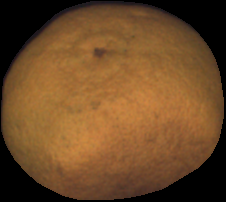
#> input picture data/mandarins/obj0000/im00.png, 226 x 202 px, given as the content of the folder ./data/tomatoes/obj0006, which was not available
$ python main-implementation.py
#> lines starting #> are read from the running program, lines starting #| are printed output that depends on the picture; after the words box and inside, x2 and y2 are one past the last pixel; in counts of white or black regions, pixels touching at a corner belong together; pictures that were not available may be replaced by others from this repository, and a replacement may not be noted
#> in projected_ellipse_axes, color_img is the input picture: shape (202, 226, 3); mean B, G, R 39.4, 73.5, 109
### utils/image_processing.py
import cv2
import numpy as np
from utils.draw_functions import *

def preprocess_img(image):
    green_channel = image[:, :, 1]  # Green channel is at index 1 (0 for blue, 2 for red)
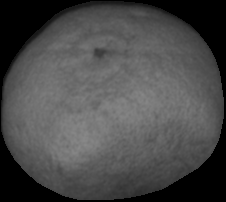
#> green_channel: shape (202, 226); min 0, max 136, mean 73.5
    preprocessed_image = green_channel

    # Step 2: Reduce image resolution by downsampling
    downsampling_factor = 1
    downsampled_image = cv2.resize(preprocessed_image, None, fx=1/downsampling_factor, fy=1/downsampling_factor, interpolation=cv2.INTER_AREA)

    # Step 3: Apply high-pass filtering using Gaussian blur
    sigma = 1.25
    blurred_image = cv2.GaussianBlur(downsampled_image, (0, 0), sigma)
    high_pass_image = downsampled_image - blurred_image
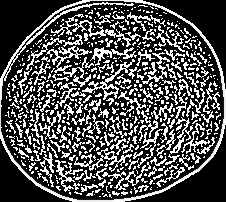
#> high_pass_image: shape (202, 226); min 0, max 255, mean 79.4
    return high_pass_image


# [11 lines left out: function define_l_points, not called in this run]

### main-implementation.py
from utils.image_processing import *
from utils.fruit_angle import *
from utils.z_coords import *
from utils.rotation_matrix import *
from utils.draw_functions import *
import angles_data.mandarins
import angles_data.tomatoes
import cv2
import os
import timeit

def projected_ellipse_axes(args):
    # POINT 3.1.1
    for image_name in args["image_files"]:
        file_path = os.path.join(args["path"], image_name)
        color_img = cv2.imread(file_path)
        img = preprocess_img(color_img)
        _, mask = cv2.threshold(img, 0, 255, cv2.THRESH_BINARY)
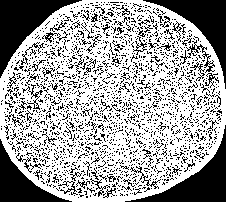
#> mask: shape (202, 226); 64% white; 1868 black regions (1794 under 20 px), largest, box (x1, y1, x2, y2) and area: (0, 0, 82, 78) 2327, (125, 125, 226, 202) 2179, (143, 0, 226, 89) 2038
#> (the run stopped early here; a loop or call above may not have finished)

$ run again, on data/mandarins/obj0001/im01.png
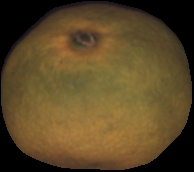
#> input picture data/mandarins/obj0001/im01.png, 194 x 172 px, given as the content of the folder ./data/tomatoes/obj0006, which was not available
#> in projected_ellipse_axes, color_img is the input picture: shape (172, 194, 3); mean B, G, R 38.6, 71.2, 90.4
#> in preprocess_img, `green_channel = image[:, :, 1]`:
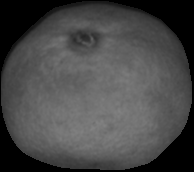
#> green_channel: shape (172, 194); min 0, max 131, mean 71.2
#> in projected_ellipse_axes, `_, mask = cv2.threshold(img, 0, 255, cv2.THRESH_BINARY)`:
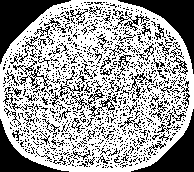
#> mask: shape (172, 194); 62.6% white; 1160 black regions (1072 under 20 px), largest, box (x1, y1, x2, y2) and area: (0, 0, 71, 64) 1626, (118, 0, 194, 74) 1510, (131, 109, 194, 172) 1261

$ run again, on data/mandarins/obj0000/im02.png
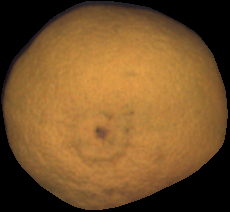
#> input picture data/mandarins/obj0000/im02.png, 230 x 212 px, given as the content of the folder ./data/tomatoes/obj0006, which was not available
#> in projected_ellipse_axes, color_img is the input picture: shape (212, 230, 3); mean B, G, R 41.9, 83, 118.7
#> in preprocess_img, `green_channel = image[:, :, 1]`:
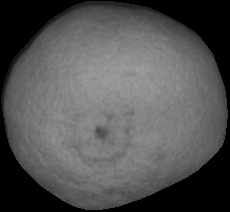
#> green_channel: shape (212, 230); min 0, max 159, mean 83
#> in projected_ellipse_axes, `_, mask = cv2.threshold(img, 0, 255, cv2.THRESH_BINARY)`:
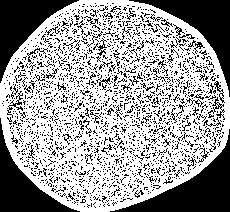
#> mask: shape (212, 230); 61.7% white; 1960 black regions (1884 under 20 px), largest, box (x1, y1, x2, y2) and area: (110, 129, 230, 212) 3173, (129, 0, 230, 97) 2615, (0, 0, 79, 83) 2392
